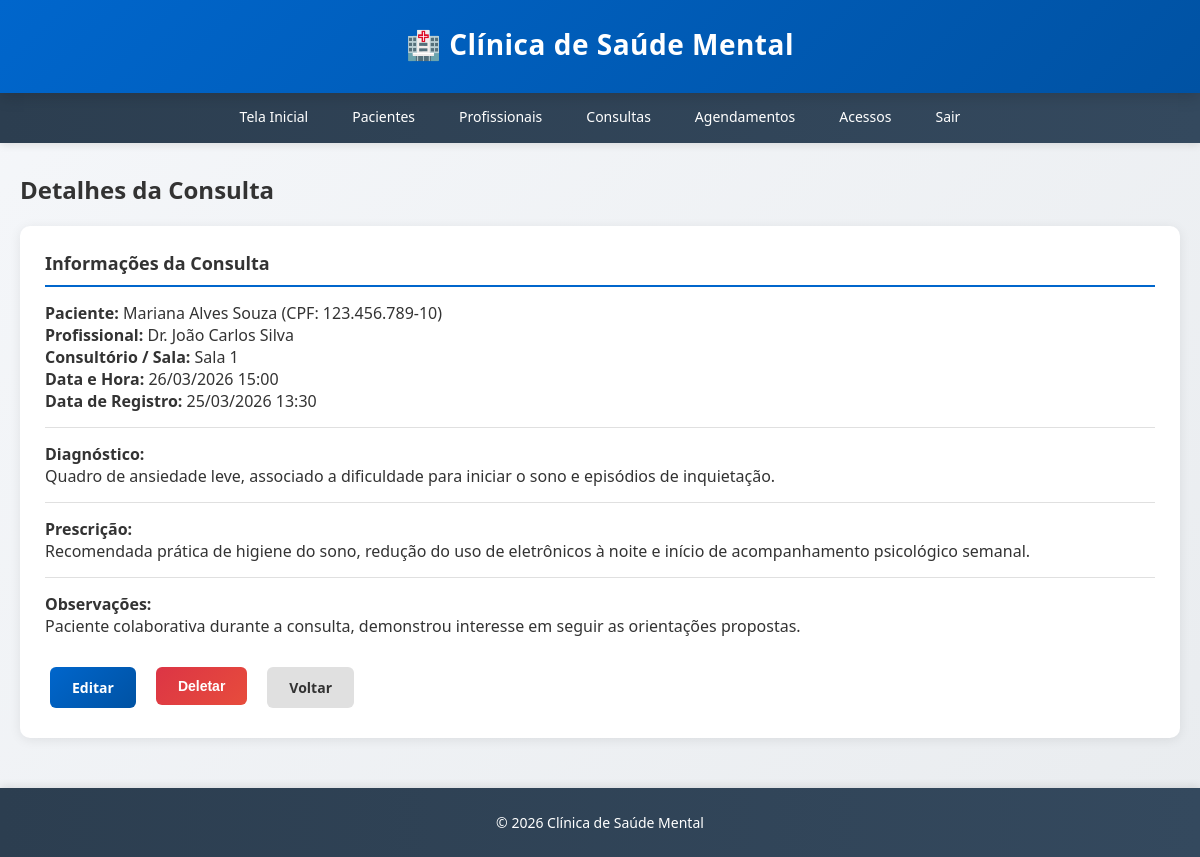
The app's page /consultas/1 (signed in) with its own data.
### app/models.py (models this page shows, shortened)
class Paciente(db.Model):
    __tablename__ = 'pacientes'
    id = db.Column(db.Integer, primary_key=True)
    nome = db.Column(db.String(150), nullable=False)
    cpf = db.Column(db.String(14), unique=True, nullable=False)
    data_nascimento = db.Column(db.Date, nullable=False)
    telefone = db.Column(db.String(20), nullable=False)
    email = db.Column(db.String(120), nullable=True)
    endereco = db.Column(db.String(300), nullable=True)
    historico_medico = db.Column(db.Text, nullable=True)
    estado_civil = db.Column(db.String(50), nullable=True)
    nome_contato_emergencia = db.Column(db.String(150), nullable=True)
    telefone_contato_emergencia = db.Column(db.String(20), nullable=True)
    data_cadastro = db.Column(db.DateTime, default=datetime.utcnow)
    consultas = db.relationship('Consulta', backref='paciente', lazy=True, cascade='all, delete-orphan')
    agendamentos = db.relationship('Agendamento', backref='paciente', lazy=True, cascade='all, delete-orphan')

class Profissional(db.Model):
    __tablename__ = 'profissionais'
    id = db.Column(db.Integer, primary_key=True)
    nome = db.Column(db.String(150), nullable=False)
    cpf = db.Column(db.String(14), unique=True, nullable=False)
    especialidade = db.Column(db.String(100), nullable=False)
    especialidade_customizada = db.Column(db.String(100), nullable=True)
    telefone = db.Column(db.String(20), nullable=False)
    email = db.Column(db.String(120), nullable=True)
    numero_registro = db.Column(db.String(50), nullable=True)
    estado_civil = db.Column(db.String(50), nullable=True)
    endereco = db.Column(db.String(300), nullable=True)
    nome_contato_emergencia = db.Column(db.String(150), nullable=True)
    telefone_contato_emergencia = db.Column(db.String(20), nullable=True)
    data_cadastro = db.Column(db.DateTime, default=datetime.utcnow)
    consultas = db.relationship('Consulta', backref='profissional', lazy=True, cascade='all, delete-orphan')
    agendamentos = db.relationship('Agendamento', backref='profissional', lazy=True, cascade='all, delete-orphan')

class Consulta(db.Model):
    __tablename__ = 'consultas'
    id = db.Column(db.Integer, primary_key=True)
    paciente_id = db.Column(db.Integer, db.ForeignKey('pacientes.id'), nullable=False)
    profissional_id = db.Column(db.Integer, db.ForeignKey('profissionais.id'), nullable=False)
    consultorio_id = db.Column(db.Integer, db.ForeignKey('consultorios.id'), nullable=True)
    data_consulta = db.Column(db.DateTime, nullable=False)
    diagnostico = db.Column(db.Text, nullable=True)
    prescricao = db.Column(db.Text, nullable=True)
    observacoes = db.Column(db.Text, nullable=True)
    data_registro = db.Column(db.DateTime, default=datetime.utcnow)
    consultorio_sala = db.Column(db.String(50), nullable=True)
    consultorio = db.relationship('Consultorio')

### app/routes.py (the view)
@consultas_bp.route('/<int:id>')
@login_required
def ver_consulta(id):
    consulta = Consulta.query.get_or_404(id)
    return render_template('consultas/ver.html', consulta=consulta)

### app/templates/consultas/ver.html (shortened to what this page needs)
{% extends "base.html" %}
{% block content %}
<h2>Detalhes da Consulta</h2>
<div class="card">
    <div class="card-title">Informações da Consulta</div>
    <p><strong>Paciente:</strong> {{ consulta.paciente.nome }} (CPF: {{ consulta.paciente.cpf|format_cpf }})</p>
    <p><strong>Profissional:</strong> {{ consulta.profissional.nome }}</p>
    <p><strong>Consultório / Sala:</strong>
        {% if consulta.consultorio_sala %}
            {{ consulta.consultorio_sala }}
        {% else %}
            -
        {% endif %}
    </p>
    <p><strong>Data e Hora:</strong> {{ consulta.data_consulta.strftime('%d/%m/%Y %H:%M') }}</p>
    <p><strong>Data de Registro:</strong> {{ consulta.data_registro.strftime('%d/%m/%Y %H:%M') }}</p>
    {% if consulta.diagnostico %}
    <hr style="margin: 15px 0; border: none; border-top: 1px solid #e0e0e0;">
    <p><strong>Diagnóstico:</strong></p>
    <p>{{ consulta.diagnostico }}</p>
    {% endif %}
    {% if consulta.prescricao %}
    <hr style="margin: 15px 0; border: none; border-top: 1px solid #e0e0e0;">
    <p><strong>Prescrição:</strong></p>
    <p>{{ consulta.prescricao }}</p>
    {% endif %}
    {% if consulta.observacoes %}
    <hr style="margin: 15px 0; border: none; border-top: 1px solid #e0e0e0;">
    <p><strong>Observações:</strong></p>
    <p>{{ consulta.observacoes }}</p>
    {% endif %}
    <div class="form-actions">
        <a href="{{ url_for('consultas.editar_consulta', id=consulta.id) }}" class="btn btn-primary">Editar</a>
        <form method="POST" action="{{ url_for('consultas.deletar_consulta', id=consulta.id) }}" style="display:inline;">
            <button type="submit" class="btn btn-danger" onclick="return confirm('Tem certeza que deseja deletar esta consulta?')">Deletar</button>
        </form>
        <a href="{{ url_for('consultas.listar_consultas') }}" class="btn btn-secondary">Voltar</a>
    </div>
</div>
{% endblock %}

### app/templates/base.html (style rules this page uses)
* { margin: 0; padding: 0; box-sizing: border-box; }
body { font-family: 'Segoe UI', Tahoma, Geneva, Verdana, sans-serif; background: linear-gradient(135deg, #f5f7fa 0%, #e9ecef 100%); color: #333; min-height: 100vh; display: flex; flex-direction: column; }
.btn { display: inline-block; padding: 11px 22px; margin: 5px; border: none; border-radius: 6px; cursor: pointer; text-decoration: none; font-size: 14px; font-weight: 600; transition: all 0.3s ease; }
.btn-primary { background: linear-gradient(135deg, #0066cc 0%, #0052a3 100%); color: white; }
.btn-secondary { background: #e0e0e0; color: #333; }
.btn-danger { background: linear-gradient(135deg, #dc3545 0%, #e74c3c 100%); color: white; }
.card { background: white; border-radius: 10px; box-shadow: 0 2px 12px rgba(0, 0, 0, 0.08); padding: 25px; margin-bottom: 20px; transition: all 0.3s ease; }
.card-title { font-size: 18px; font-weight: 600; color: #333; margin-bottom: 15px; padding-bottom: 10px; border-bottom: 2px solid #0066cc; }
.form-actions { margin-top: 25px; display: flex; gap: 10px; justify-content: flex-start; }
h2 { color: #333; margin-bottom: 10px; font-size: 24px; font-weight: 600; }
h2 { color: #333; margin-bottom: 20px; font-size: 24px; font-weight: 600; }

### records on screen
Paciente: paciente.nome "Mariana Alves Souza", paciente.cpf "123.456.789-10"
Profissional: profissional.nome "Dr. João Carlos Silva"
Consulta: consultorio_sala "Sala 1", data_consulta "26/03/2026 15:00", data_registro "25/03/2026 13:30", diagnostico "Quadro de ansiedade leve, associado a dificuldade para iniciar o sono e episódios de inquietação.", prescricao "Recomendada prática de higiene do sono, redução do uso de eletrônicos à noite e início de acompanhamento psicológico semanal.", observacoes "Paciente colaborativa durante a consulta, demonstrou interesse em seguir as orientações propostas."
